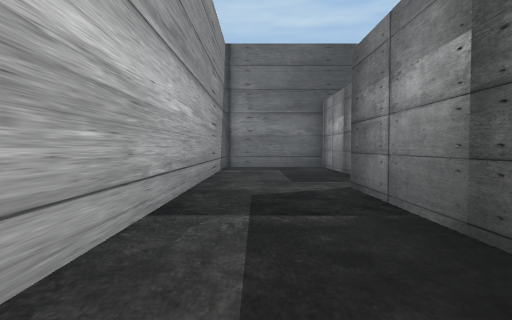
[1] (above)

18 first-person views from a walk through a Unity game level. The camera is 1.5 m above the floor, tilts 2° down and sees 75° across. Doors are open. The floor is counted in squares, 2 m on a side. Each view is taken from the middle of a square. On the plan, view 1 faces up. The plan holds only what a view shows up to about 11 squares ahead; the rest is blank. The place goes on beyond the plan.

[2]
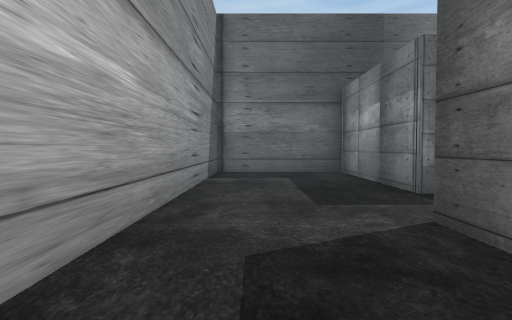

[3]
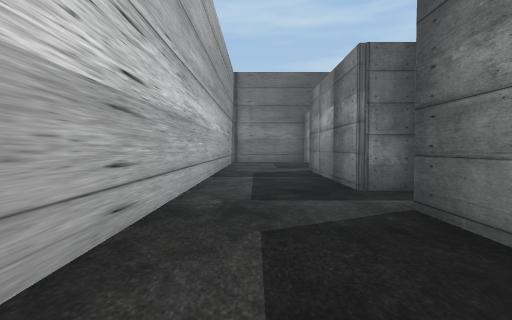

[4]
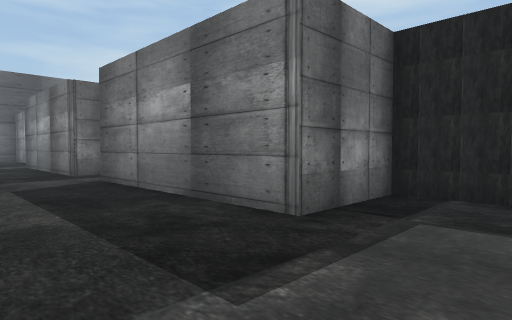

[5]
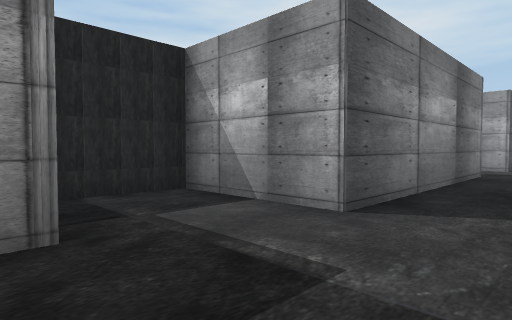

[6]
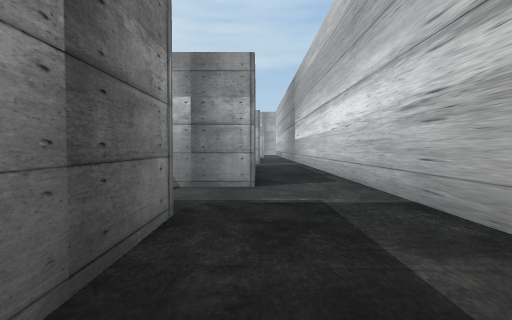

[7]
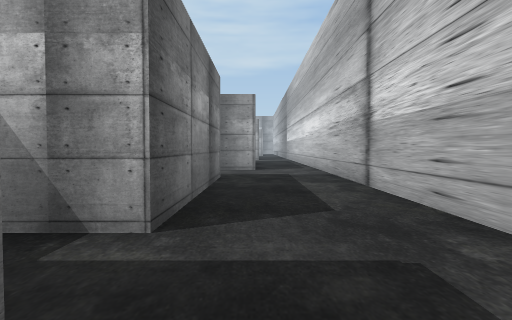

[8]
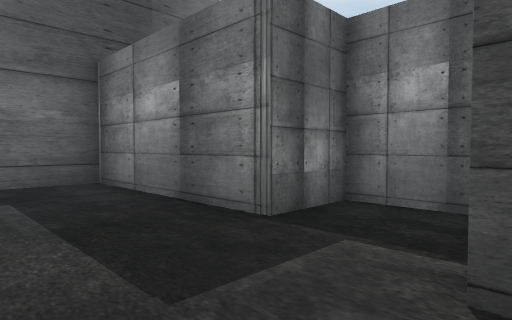

[9]
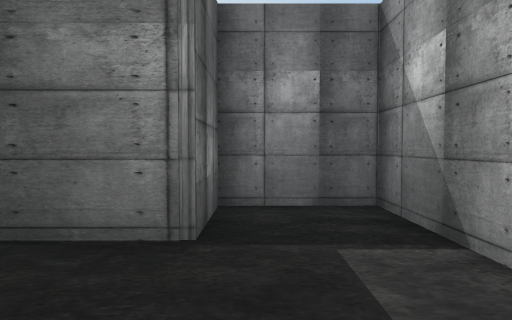

[10]
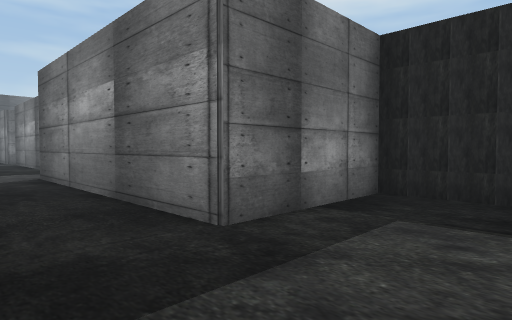

[11]
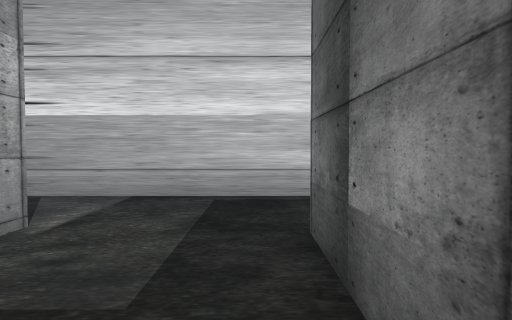

[12]
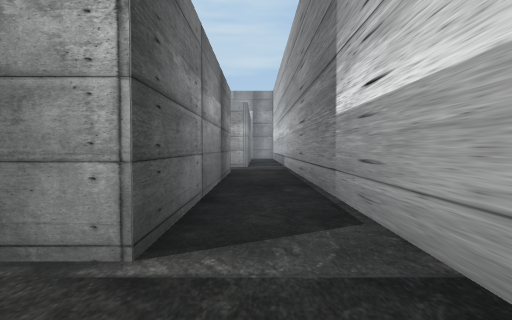

[13]
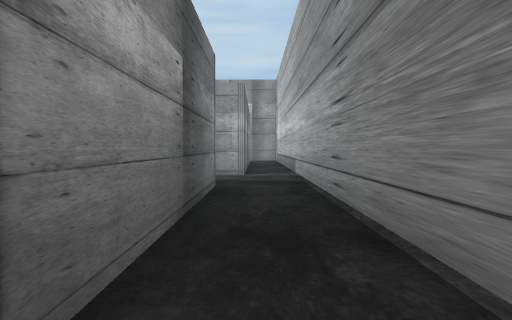

[14]
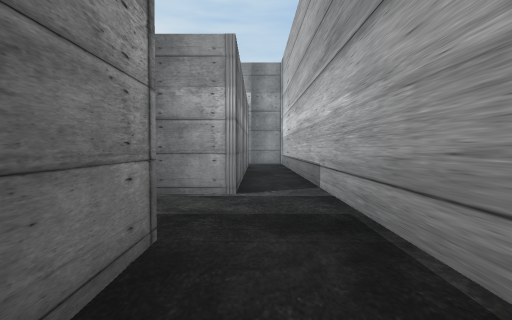

[15]
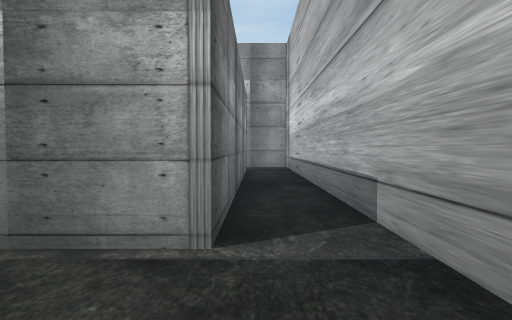

[16]
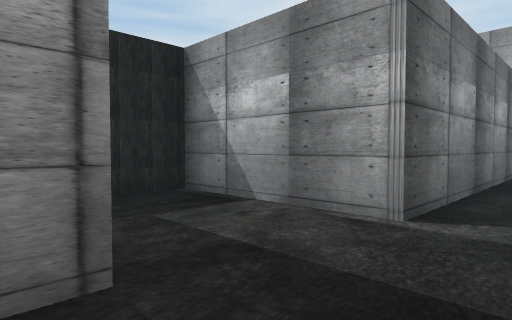

[17]
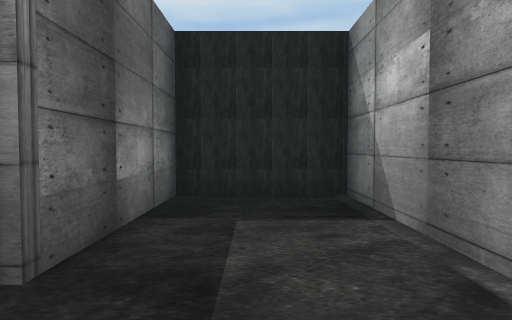

[18]
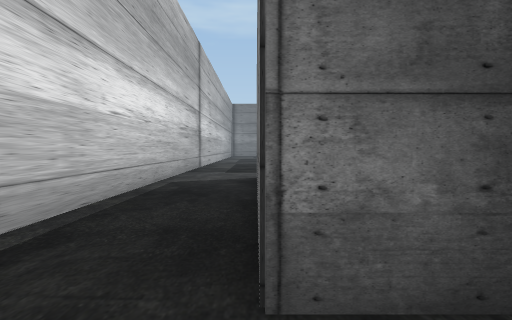

### Floor plan
Points are (right, up) in squares from view 1. A wall is a line through its corners. A room is listed if a view was taken in it or the views show most of it. See-through windows are left out.
Room 1 (views 1, 2, 3, 4, 5, 6, 7, 8, 9)
walls: (1.9, 1.4) (1.9, 5.5); (2.9, 0.9) (2.4, 0.9); (2.4, -0.9) (3.2, -0.9); (2.4, 6.4) (4.4, 6.4) (4.4, 8.5) (3.4, 8.5); (2.5, -6.7) (1.9, -6.7) (1.9, -1.4); (2.7, 9.4) (2.7, 13.5) (-1.2, 13.5) (-1.2, -9.5); (1.4, -9.5) (2.5, -9.5); (4.4, -9.2) (4.4, -6.8)
ways out: opening at (-0.5, -10.5) to room 3; opening at (3, 0); opening at (3.5, -6.5); open door at (5, 8.5); open door at (5.5, -7)
Room 2 (views 10, 13, 14, 15, 16, 17)
walls: (0.8, -26.5) (0.8, -19.2); (1.4, -30.5) (4.4, -30.5) (4.4, -27.7) (1.4, -27.7); (0.3, -35.5) (0.3, -31.4); (-1.2, -18.5) (-1.2, -35.5)
ways out: opening at (-0.5, -19.5) to room 3; open door at (5, -30.5); open door at (5, -28)
Room 3 (views 11, 12, 18)
walls: (0.8, -19.2) (1.5, -19.2); (4.4, -18.4) (4.4, -16.5) (1.4, -16.5); (1, -15.6) (1, -10.4); (-1.2, -9.5) (-1.2, -18.5)
ways out: opening at (-0.5, -10.5) to room 1; opening at (-0.5, -19.5) to room 2

Positions as (right, up) in squares from view 1, and headings:
1: (0, 0), facing up
2: (0, 3), facing up
3: (0, -5), facing up
4: (-1, -9), facing up-right
5: (-1, -6), facing down-right
6: (1, -3), facing down
7: (1, 2), facing down
8: (0, 6), facing up-right
9: (0, 8), facing right
10: (-1, -19), facing up-right
11: (4, -17), facing left
12: (0, -17), facing down
13: (0, -21), facing down
14: (0, -25), facing down
15: (0, -28), facing down
16: (-1, -27), facing down-right
17: (-1, -29), facing right
18: (1, -18), facing up
